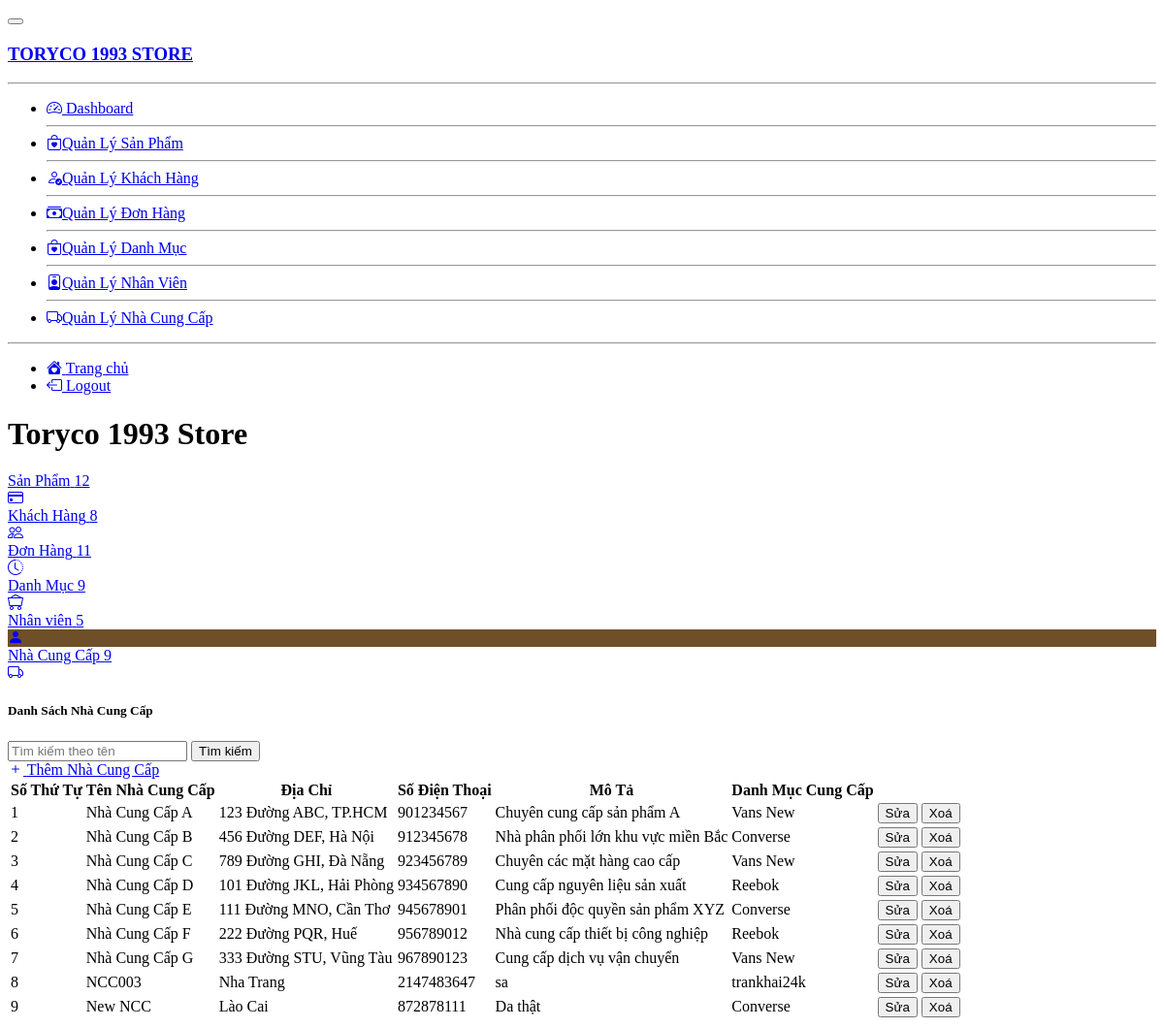
Screenshot of /Admin/supplier/index.php with the database file from the repository.
### tables this page shows
CREATE TABLE `supllier` (
  `id_ncc` varchar(10) NOT NULL,
  `TenNCC` varchar(100) NOT NULL,
  `DiaChi` varchar(255) NOT NULL,
  `SDT` int(11) NOT NULL,
  `MoTa` varchar(255) NOT NULL,
  `id_category` int(11) NOT NULL
);

CREATE TABLE `category` (
  `id` int(11) NOT NULL,
  `name` varchar(50) NOT NULL,
  `created_at` datetime DEFAULT NULL,
  `updated_at` datetime DEFAULT NULL
);

### Admin/supplier/index.php (the view, shortened to what the rows shown need)
<!DOCTYPE html>
<html lang="en" >
<head>
  <link rel="stylesheet" href="../css/style.css">
  <link href="https://cdn.jsdelivr.net/npm/@sweetalert2/theme-dark@4/dark.css" rel="stylesheet">
  <link rel="stylesheet" href="../public/css/hover.css">
</head>
<body>
<div class="d-flex flex-column flex-lg-row h-lg-full bg-surface-secondary">
    <div class="h-screen flex-grow-1 overflow-y-lg-auto">
        <header class="bg-surface-primary border-bottom pt-6">
            <div class="container-fluid">
                <div class="mb-npx">
                    <div class="row align-items-center">
                        <div class="col-sm-6 col-12 mb-4 mb-sm-0">
                            <h1 class="h2 mb-0 ls-tight"> Toryco 1993 Store</h1>
                        </div>
                    </div>
                </div>
            </div>
        </header>
        <main class="py-6 bg-surface-secondary">
            <div class="container-fluid">
                <div class="row g-6 mb-6">
                                    <?php
                                        $sql = "SELECT * FROM `supllier`";
                                    ?>
            <div class="card shadow border-0 mb-7">
                <div class="table-responsive">
                    <table class="table table-hover table-nowrap">
                        <thead class="thead-light">
                            <tr>
                                <th scope="col">Số Thứ Tự</th>
                                <th scope="col">Tên Nhà Cung Cấp</th>
                                <th scope="col">Địa Chỉ</th>
                                <th scope="col">Số Điện Thoại</th>
                                <th scope="col">Mô Tả</th>
                                <th scope="col">Danh Mục Cung Cấp</th>
                                <th></th>
                                <th></th>
                            </tr>
                        </thead>
                        <tbody>
                            <?php
                            $conn = mysqli_connect(HOST, USERNAME, PASSWORD, DATABASE);
                            if (isset($_GET['search'])) {
                                $search = $_GET['search'];
                                $sql = "SELECT supllier.*, category.name AS category_name
                                        FROM supllier
                                        LEFT JOIN category ON supllier.id_category = category.id
                                        WHERE supllier.TenNCC LIKE '%$search%'";
                            } else {
                                $sql = "SELECT supllier.*, category.name AS category_name
                                        FROM supllier
                                        LEFT JOIN category ON supllier.id_category = category.id";
                            }
                            $result = mysqli_query($conn, $sql);
                            $index = 1;
                            while ($row = mysqli_fetch_assoc($result)) {
                                echo '<tr>
                                        <td>' . ($index++) . '</td>
                                        <td>' . htmlspecialchars($row['TenNCC']) . '</td>
                                        <td>' . htmlspecialchars($row['DiaChi']) . '</td>
                                        <td>' . htmlspecialchars($row['SDT']) . '</td>
                                        <td>' . htmlspecialchars($row['MoTa']) . '</td>
                                        <td>' . htmlspecialchars($row['category_name']) . '</td>
                                        <td>
                                            <a href="edit.php?id_ncc=' . $row['id_ncc'] . '">
                                                <button class="btn btn-warning">Sửa</button>
                                            </a>
                                        </td>
                                        <td>
                                            <button class="btn btn-danger" onclick="deleteSupplier(\'' . $row['id_ncc'] . '\')">Xoá</button>
                                        </td>
                                    </tr>';
                            }
                            ?>
                        </tbody>
                    </table>
                </div>
            </div>
    </body>
</html>

### rows the page displays
supllier: TenNCC "Nhà Cung Cấp A", DiaChi "123 Đường ABC, TP.HCM", SDT "901234567", MoTa "Chuyên cung cấp sản phẩm A", id_category.name "Vans New"
supllier: TenNCC "Nhà Cung Cấp B", DiaChi "456 Đường DEF, Hà Nội", SDT "912345678", MoTa "Nhà phân phối lớn khu vực miền Bắc", id_category.name "Converse"
supllier: TenNCC "Nhà Cung Cấp C", DiaChi "789 Đường GHI, Đà Nẵng", SDT "923456789", MoTa "Chuyên các mặt hàng cao cấp", id_category.name "Vans New"
supllier: TenNCC "Nhà Cung Cấp D", DiaChi "101 Đường JKL, Hải Phòng", SDT "934567890", MoTa "Cung cấp nguyên liệu sản xuất", id_category.name "Reebok"
supllier: TenNCC "Nhà Cung Cấp E", DiaChi "111 Đường MNO, Cần Thơ", SDT "945678901", MoTa "Phân phối độc quyền sản phẩm XYZ", id_category.name "Converse"
supllier: TenNCC "Nhà Cung Cấp F", DiaChi "222 Đường PQR, Huế", SDT "956789012", MoTa "Nhà cung cấp thiết bị công nghiệp", id_category.name "Reebok"
supllier: TenNCC "Nhà Cung Cấp G", DiaChi "333 Đường STU, Vũng Tàu", SDT "967890123", MoTa "Cung cấp dịch vụ vận chuyển", id_category.name "Vans New"
supllier: TenNCC "NCC003", DiaChi "Nha Trang", SDT "2147483647", MoTa "sa", id_category.name "trankhai24k"
supllier: TenNCC "New NCC", DiaChi "Lào Cai", SDT "872878111", MoTa "Da thật", id_category.name "Converse"

### other values shown
mysqli_num_rows($result) "12"
mysqli_num_rows($result) "8"
mysqli_num_rows($result) "11"
mysqli_num_rows($result) "9"
mysqli_num_rows($result) "5"
